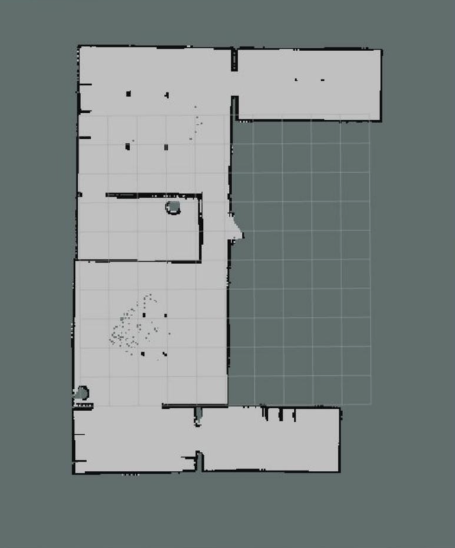
#> input picture src/final_project/Data/SLAM_map.png, 910 x 1096 px, given in place of map.pgm, which was not available (shown at 1/2 size)
$ python exploring_gradescope_submitted.py
#> lines starting #> are read from the running program, lines starting #| are printed output that depends on the picture; after the words box and inside, x2 and y2 are one past the last pixel; in counts of white or black regions, pixels touching at a corner belong together; pictures that were not available may be replaced by others from this repository, and a replacement may not be noted
### src/final_project/path_planning.py
#!/usr/bin/env python3

# This assignment implements Dijkstra's shortest path on a graph, finding an unvisited node in a graph,
#   picking which one to visit, and taking a path in the map and generating waypoints along that path
#
# Given to you:
#   Priority queue
#   Image handling
#   Eight connected neighbors
#
# Slides https://docs.google.com/presentation/d/1XBPw2B2Bac-LcXH5kYN4hQLLLl_AMIgoowlrmPpTinA/edit?usp=sharing

# The ever-present numpy
import numpy as np

# Our priority queue
import heapq

# Using imageio to read in the image
import imageio


# -------------- Showing start and end and path ---------------
# [66 lines left out: functions plot_with_path, is_wall, is_unseen, not called in this run]


def is_free(im, pix):
    """ Is the pixel empty?
    @param im - the image
    @param pix - the pixel i,j"""
    if im[pix[1], pix[0]] == 255:
        return True
    return False


def convert_image(im, wall_threshold, free_threshold):
    """ Convert the image to a thresholded image with not seen pixels marked
    @param im - WXHX ?? image (depends on input)
    @param wall_threshold - number between 0 and 1 to indicate wall
    @param free_threshold - number between 0 and 1 to indicate free space
    @return an image of the same WXH but with 0 (free) 255 (wall) 128 (unseen)"""

    # Assume all is unseen
    im_ret = np.zeros((im.shape[0], im.shape[1]), dtype='uint8') + 128

    im_avg = im
    if len(im.shape) == 3:
        # RGB image - convert to gray scale
        im_avg = np.mean(im, axis=2)
    # Force into 0,1
    im_avg = im_avg / np.max(im_avg)
    # threshold
    #   in our example image, black is walls, white is free
    im_ret[im_avg < wall_threshold] = 0
    im_ret[im_avg > free_threshold] = 255
    return im_ret


# -------------- Getting 4 or 8 neighbors ---------------
# [10 lines left out: function four_connected, not called in this run]


def eight_connected(pix):
    """ Generator function for 8 neighbors
    @param im - the image
    @param pix - the i, j location to iterate around"""
    for i in range(-1, 2):
        for j in range(-1, 2):
            if i == 0 and j == 0:
                pass
            ret = pix[0] + i, pix[1] + j
            yield ret


def dijkstra(im, robot_loc, goal_loc):
    """ Occupancy grid image, with robot and goal loc as pixels
    @param im - the thresholded image - use is_free(i, j) to determine if in reachable node
    @param robot_loc - where the robot is (tuple, i,j)
    @param goal_loc - where to go to (tuple, i,j)
    @returns a list of tuples"""

    # Sanity check
    if not is_free(im, robot_loc):
        raise ValueError(f"Start location {robot_loc} is not in the free space of the map")

    if not is_free(im, goal_loc):
        raise ValueError(f"Goal location {goal_loc} is not in the free space of the map")

    # The priority queue itself is just a list, with elements of the form (weight, (i,j))
    #    - i.e., a tuple with the first element the weight/score, the second element a tuple with the pixel location
    priority_queue = []
    # Push the start node onto the queue
    #   push takes the queue itself, then a tuple with the first element the priority value and the second
    #   being whatever data you want to keep - in this case, the robot location, which is a tuple
    heapq.heappush(priority_queue, (0, robot_loc))

    # The power of dictionaries - we're going to use a dictionary to store every node we've visited, along
    #   with the node we came from and the current distance
    # This is easier than trying to get the distance from the heap
    visited = {}
    # Use the (i,j) tuple to index the dictionary
    #   Store the best distance, the parent, and if closed y/n
    visited[robot_loc] = (0, None, False)   # For every other node this will be the current_node, distance

    # While the list is not empty - use a break for if the node is the end node
    while priority_queue:
        # Get the current best node off of the list
        node_score, node_ij = heapq.heappop(priority_queue)

        # Get the data back out of visited for the current best node in priority_queue
        visited_distance, visited_parent, visited_closed_yn = visited[node_ij]


        # TODO
        #  Step 1: Break out of the loop if node_ij is the goal node
        #  Step 2: If this node is closed, skip it
        #  Step 3: Set the node to closed
        #    Now do the instructions from the slide (the actual algorithm)
        #  Lec 8_1: Planning, at the end
        #  https://docs.google.com/presentation/d/1pt8AcSKS2TbKpTAVV190pRHgS_M38ldtHQHIltcYH6Y/edit#slide=id.g18d0c3a1e7d_0_0
        # YOUR CODE HERE

        # Break the loop if the current node is the location node
        if node_ij == goal_loc:
            break

        # If the node is closed skip
        if visited_closed_yn:
            continue

        # Set the current node as visited (need to create new tuple as they are immutable)
        visited[node_ij] = (visited_distance, visited_parent, True)

        # The travel cost between nodes, this is 1 as we are traveling 1 pixel between nodes (each pixel is a node)
        edge_cost = 1

        # Iterate over each of the neighbor nodes, determine if it is travelable (ie not out of bouds or a wall), then find it's distance from the current node and distance to the goal.
        for adj_node in eight_connected(node_ij):

            # Skip out-of-bounds nodes
            if adj_node[0] < 0 or adj_node[1] < 0 or adj_node[0] >= im.shape[1] or adj_node[1] >= im.shape[0]:
                continue

            # Skip the node if it's not free
            if not is_free(im, adj_node):
                continue

            new_distance = visited_distance + edge_cost

            # Check if the adj node has been visited and if it's closer than the current node
            if adj_node not in visited or new_distance < visited[adj_node][0]:
                visited[adj_node] = (new_distance, node_ij, False)
                heapq.heappush(priority_queue, (new_distance, adj_node))


    # TODO: Deal with not being able to get to the goal loc
    # BEGIN SOLULTION

    if goal_loc not in visited:

        # Find the closest node to the goal that wasn't closed
        closest_node = min(
            (node for node in visited if not visited[node][2]),
            key=lambda n: visited[n][0],
            default=None
        )

        if closest_node is None:
            raise ValueError(" No reachable nodes from the start location")

        return dijkstra(im, robot_loc, closest_node)

    # TODO: Build the path by starting at the goal node and working backwards
    # YOUR CODE HERE

    # Construct the path by backtracking from the goal location
    path = []
    travel = goal_loc # Start at the goal location
    while travel is not None:
        path.append(travel)
        travel = visited[travel][1] # Get the parent of the current node to travel backwards through the path

    return path[::-1] # Reverse the path so it's in the right order and return it


def open_image(im_name):
    """ A helper function to open up the image and the yaml file and threshold
    @param im_name - name of image in Data directory
    @returns image anbd thresholded image"""
#> called with im_name = 'map.pgm'

    # Needed for reading in map info
    from os import open

    im = imageio.imread("Data/" + im_name)
#> im is the input picture: shape (1096, 910, 4); mean R, G, B, A 124.9, 133.4, 132.3, 255

    wall_threshold = 0.7
    free_threshold = 0.9
    try:
        yaml_name = "Data/" + im_name[0:-3] + "yaml"
        with open(yaml_name, "r") as f:
            dict = yaml.load_all(f)
            wall_threshold = dict["occupied_thresh"]
            free_threshold = dict["free_thresh"]
    except:
        pass

    im_thresh = convert_image(im, wall_threshold, free_threshold)
#> in convert_image, `im_avg = np.mean(im, axis=2)`:
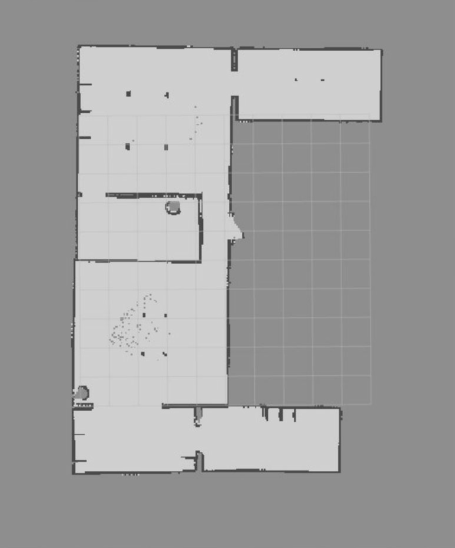
#> im_avg: shape (1096, 910) float64 (shown at 1/2 size); min 64.5, max 220.5, mean 161.4
#> in convert_image, `im_avg = im_avg / np.max(im_avg)`:
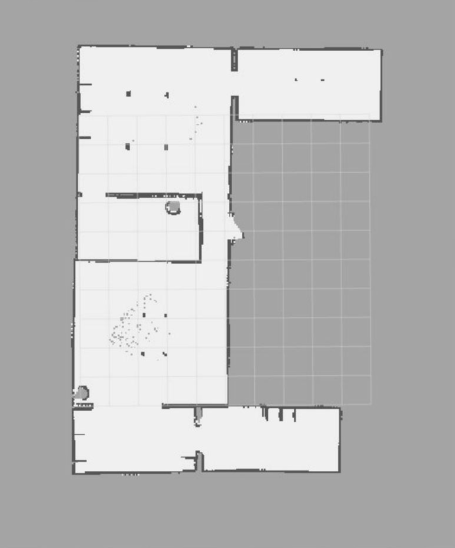
#> im_avg: shape (1096, 910) float64 (shown at 1/2 size); min 0.293, max 1, mean 0.732
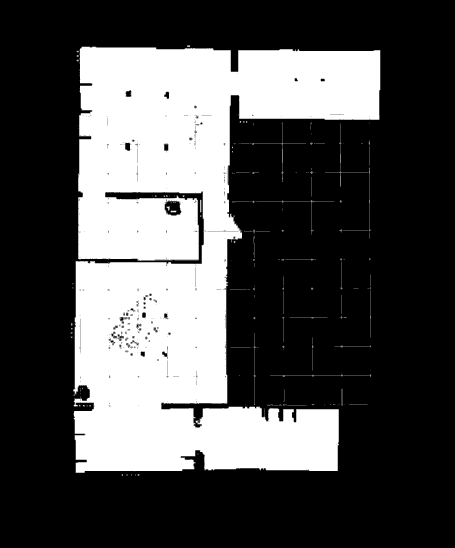
#> im_thresh: shape (1096, 910) (shown at 1/2 size); min 0, max 255, mean 79.5
    return im, im_thresh


# [36 lines that do not run on import are left out]

### src/final_project/exploring_gradescope_submitted.py
#!/usr/bin/env python3

# This assignment lets you both define a strategy for picking the next point to explore and determine how you
#  want to chop up a full path into way points. You'll need path_planning.py as well (for calculating the paths)
#
# Note that there isn't a "right" answer for either of these. This is (mostly) a light-weight way to check
#  your code for obvious problems before trying it in ROS. It's set up to make it easy to download a map and
#  try some robot starting/ending points
#
# Given to you:
#   Image handling
#   plotting
#   Some structure for keeping/changing waypoints and converting to/from the map to the robot's coordinate space
#
# Slides

# The ever-present numpy
import numpy as np

# Your path planning code
import path_planning as path_planning
# Our priority queue
import heapq

# Using imageio to read in the image
import imageio


# -------------- Showing start and end and path ---------------
def plot_with_explore_points(im_threshhold, zoom=1.0, robot_loc=None, explore_points=None, best_pt=None):
    """Show the map plus, optionally, the robot location and points marked as ones to explore/use as end-points
    @param im - the image of the SLAM map
    @param im_threshhold - the image of the SLAM map
    @param robot_loc - the location of the robot in pixel coordinates
    @param best_pt - The best explore point (tuple, i,j)
    @param explore_points - the proposed places to explore, as a list"""

    # Putting this in here to avoid messing up ROS
    import matplotlib.pyplot as plt

    fig, axs = plt.subplots(1, 2)
    axs[0].imshow(im_threshhold, origin='lower', cmap="gist_gray")
    axs[0].set_title("original image")
    axs[1].imshow(im_threshhold, origin='lower', cmap="gist_gray")
    axs[1].set_title("threshold image")
    """
    # Used to double check that the is_xxx routines work correctly
    for i in range(0, im_threshhold.shape[1]-1, 10):
        for j in range(0, im_threshhold.shape[0]-1, 2):
            if is_reachable(im_thresh, (i, j)):
                axs[1].plot(i, j, '.b')
    """

    # Show original and thresholded image
    if explore_points is not None:
        for p in explore_points:
            axs[1].plot(p[0], p[1], '.b', markersize=2)

    for i in range(0, 2):
        if robot_loc is not None:
            axs[i].plot(robot_loc[0], robot_loc[1], '+r', markersize=10)
        if best_pt is not None:
            axs[i].plot(best_pt[0], best_pt[1], '*y', markersize=10)
        axs[i].axis('equal')

    for i in range(0, 2):
        # Implements a zoom - set zoom to 1.0 if no zoom
        width = im_threshhold.shape[1]
        height = im_threshhold.shape[0]

        axs[i].set_xlim(width / 2 - zoom * width / 2, width / 2 + zoom * width / 2)
        axs[i].set_ylim(height / 2 - zoom * height / 2, height / 2 + zoom * height / 2)


# -------------- For converting to the map and back ---------------
# [41 lines left out: functions convert_pix_to_x_y, convert_x_y_to_pix, is_reachable, not called in this run]


def find_all_possible_goals(im):
    """ Find all of the places where you have a pixel that is unseen next to a pixel that is free
    It is probably easier to do this, THEN cull it down to some reasonable places to try
    This is because of noise in the map - there may be some isolated pixels
    @param im - thresholded image
    @return dictionary or list or binary image of possible pixels"""

    # YOUR CODE HERE
    neighbors = [(x, y) for x in [-1, 0, -1] for y in [-1, 0, 1] if (x,y) != (0,0)]

    unknown_mask = (im == 128)
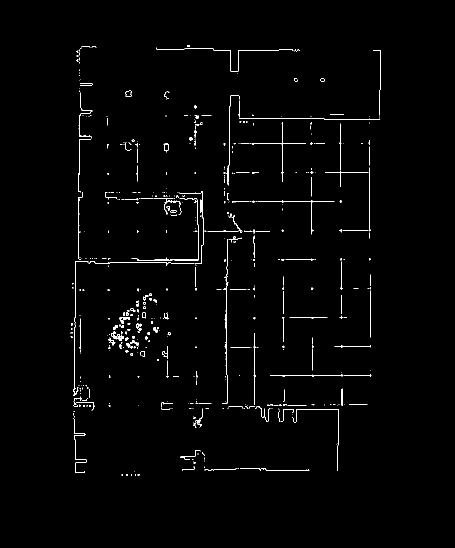
#> unknown_mask: shape (1096, 910) bool (shown at 1/2 size); 1.2% white in thin lines or dots, all inside (x1, y1, x2, y2) = (141, 90, 761, 952)
    free_mask = (im == 255)
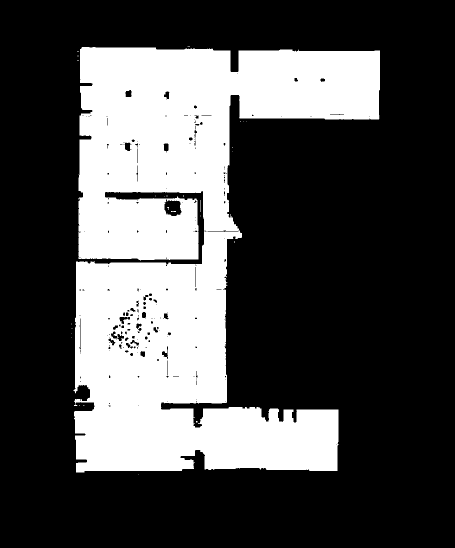
#> free_mask: shape (1096, 910) bool (shown at 1/2 size); 30.6% white; 27 white regions (25 under 20 px), largest, box (x1, y1, x2, y2) and area: (147, 94, 760, 945) 304868, (401, 400, 402, 424) 24

    goal_mask = np.zeros_like(im, dtype=bool)

    for di, dj in neighbors:
        shifted_free_mask = np.roll(np.roll(free_mask, di, axis=0), dj, axis=1)
        goal_mask |= (unknown_mask & shifted_free_mask)
#> this loop made 8 passes
#> pass 1, in find_all_possible_goals, `shifted_free_mask = np.roll(np.roll(free_mask, di, axis=0), dj, axis=1)`:
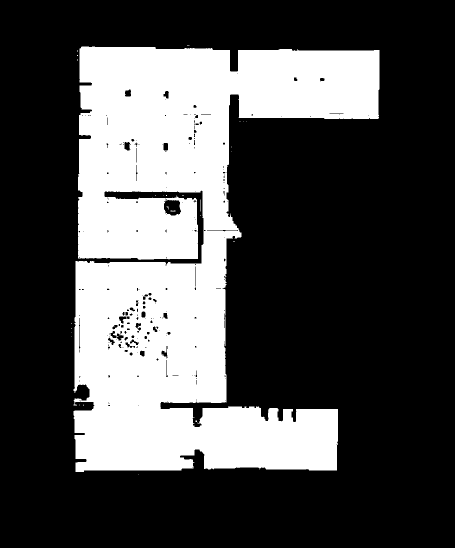
#> shifted_free_mask: shape (1096, 910) bool (shown at 1/2 size); 30.6% white; 27 white regions (25 under 20 px), largest, box (x1, y1, x2, y2) and area: (146, 93, 759, 944) 304868, (400, 399, 401, 423) 24
#> after the loop:
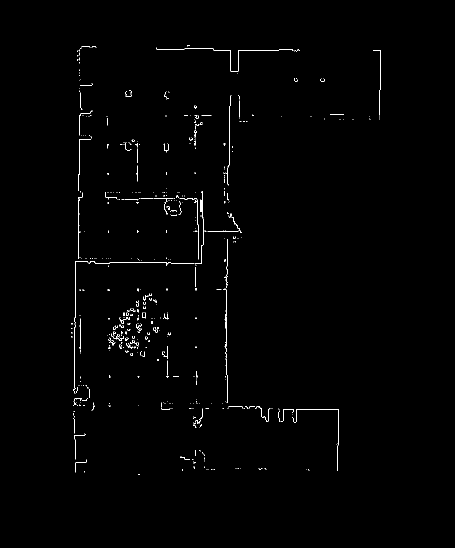
#> goal_mask: shape (1096, 910) bool (shown at 1/2 size); 0.64% white in thin lines or dots, all inside (x1, y1, x2, y2) = (142, 91, 761, 950)

    possible_goals = np.argwhere(goal_mask)
#> possible_goals = 6431 pairs, first value 91 to 949, second value 142 to 760
    flipped_goals = [(coord[1], coord[0]) for coord in possible_goals]
#> flipped_goals = 6431 pairs, first value 142 to 760, second value 91 to 949

    return flipped_goals


def find_best_point(im, possible_points, robot_loc):
    """ Pick one of the unseen points to go toa
    @param im - thresholded image
    @param possible_points - possible points to chose from
    @param robot_loc - location of the robot (in case you want to factor that in)
    """
    # YOUR CODE HERE
    if not possible_points:
        raise ValueError("No possible points to explore.")

    distances = [(point, np.linalg.norm(np.array(point) - np.array(robot_loc)))for point in possible_points]

    # Select the farthest point
    best_point, _ = max(distances, key=lambda x: x[1])
    free_points = []
    for neighbor in path_planning.eight_connected(best_point):
        if path_planning.is_free(im, neighbor):
            free_points.append(neighbor)
    #Select farthest free pont
    distances = [(point, np.linalg.norm(np.array(point) - np.array(robot_loc)))for point in free_points]
    best_point, _ = max(distances, key=lambda x: x[1])
    return best_point

# [33 lines left out: function find_waypoints, not called in this run]

if __name__ == '__main__':
    # Doing this here because it is a different yaml than JN
    import yaml_1 as yaml

    im, im_thresh = path_planning.open_image("map.pgm")

    robot_start_loc = (1940, 1953)

    all_unseen = find_all_possible_goals(im_thresh)
#> all_unseen has the same summary as flipped_goals in find_all_possible_goals
    best_unseen = find_best_point(im_thresh, all_unseen, robot_loc=robot_start_loc)
#> in find_best_point, `distances = [(point, np.linalg.norm(np.array(point) - np.array(robot_l..`: distances = 6431 items
#> in find_best_point, `best_point, _ = max(distances, key=lambda x: x[1])`: best_point = (163, 93)
#> the loop in find_best_point, `for neighbor in path_planning.eight_connected(best_point):` made 9 passes
#> neighbor on passes 1 to 9: (162, 92), (162, 93), (162, 94), (163, 92), (163, 93), (163, 94), (164, 92), (164, 93), (164, 94)
#> after the loop in find_best_point, `for neighbor in path_planning.eight_connected(best_point):`: free_points = [(164, 94)]
#> in find_best_point, `distances = [(point, np.linalg.norm(np.array(point) - np.array(robot_l..`: distances = [((164, 94), 2571)]
#> in find_best_point, `best_point, _ = max(distances, key=lambda x: x[1])`: best_point = (164, 94)
#> best_unseen = (164, 94)

    plot_with_explore_points(im_thresh, zoom=0.1, robot_loc=robot_start_loc, explore_points=all_unseen, best_pt=best_unseen)
#> the loop in plot_with_explore_points, `for p in explore_points:` made 6431 passes
#> p on passes 1 to 3: (374, 91), (375, 91), (376, 91)

    path = path_planning.dijkstra(im_thresh, robot_start_loc, best_unseen)
#> (the run stopped early here; a loop or call above may not have finished)
